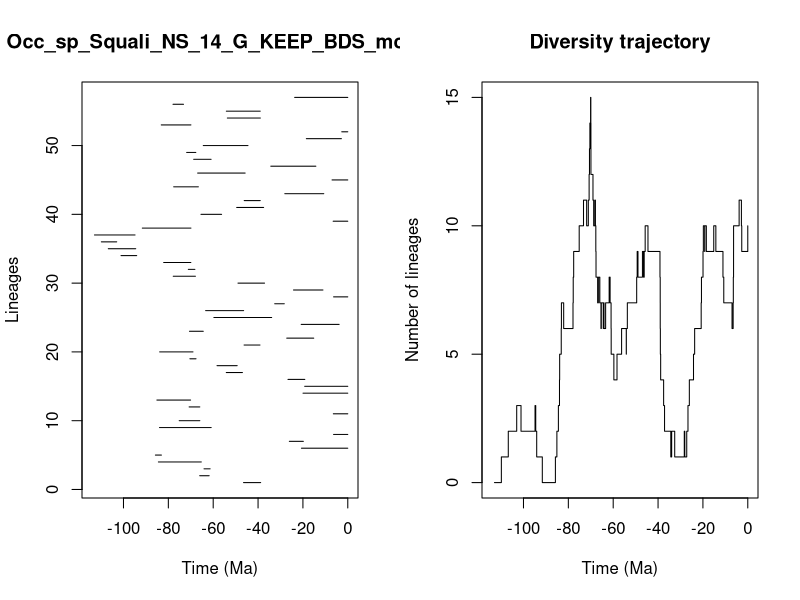

Write R code to recreate this figure.


pdf(file='../Results/Species_NS/5_MA_bins_EP/pyrate_mcmc_logs/Occ_sp_Squali_NS_14_G_KEEP_BDS_mcmc_LTT.pdf',width=0.6*20, height=0.6*10)
title = "Occ_sp_Squali_NS_14_G_KEEP_BDS_mcmc"
ts=c(46.47710701336409, 66.01805865337512,64.08931122823545,84.438089426331,85.76941801176991,20.65168545474301,26.055211409426263,6.3386008571185135,83.94829940547554,75.15985321661044,6.443687197320942,70.73718484672617,85.10740080066208,19.956676194764125,19.213672983769587,26.661528058544285,54.17454764489665,58.30157473293918,70.3934539958227,83.87192132073959,46.232654444867116,27.2139932124528,70.57831838939782,20.776722244979435,59.702912420750806,63.3749974024963,32.57844233116426,6.329948362617693,24.198088533169926,48.95277114652912,77.82243066560738,71.09256730938752,82.0800588059197,101.10031991644433,106.77506395909751,109.86349684735505,112.93606811882373,91.60509298845294,6.524478037035462,65.45736535007437,49.531396122982976,46.18001999766699,28.075233765702816,77.62116895731525,7.018131018992684,66.93506367179172,34.322520998472086,68.70230271245289,71.8338688523678,64.43200966884578,18.47511445701131,2.6854692936146205,83.163741908391,53.69724134798553,54.14341517112362,77.9219345683145,23.686647809195716)
te=c(38.84042141104568, 61.80487880254428,61.37508182125064,65.30429646769016,83.08700935509479,0.0,19.806826545136662,0.0,60.90060577586059,65.96295269711042,0.0,65.96957707270293,70.0815245164696,0.0,0.0,19.150408172974696,46.962755161339054,49.30831971916152,67.66084782010208,69.01866055122477,39.14725076894681,15.173901024971766,64.41694046675644,3.8554126188682645,33.93236337259225,46.43533003065402,28.310836204354185,0.0,11.068349331214739,37.107005722473794,67.9277863333448,68.16125717329507,69.96852850295231,94.10732550490864,94.53527413936487,103.0212004041292,94.8461082780702,69.92762360766777,0.0,56.257112988973404,37.51912641645549,39.03251163615425,10.70342989532538,66.61712614118558,0.0,45.747918193244324,14.23373375824051,60.94655961224984,67.7503475034926,44.49831575721704,2.8405339848825975,0.0,69.93582661734877,38.97859440971684,39.042789588861915,73.23917862092483,0.0)
div_traj=c(0, 1,2,3,2,3,2,1,0,1,2,3,4,5,6,7,6,7,8,9,10,11,10,11,12,13,14,15,14,13,12,11,10,11,10,9,8,7,8,7,8,7,6,7,6,7,6,7,8,7,6,5,4,5,6,5,6,7,8,9,8,9,8,9,8,9,10,9,8,7,6,5,4,3,2,1,2,1,2,1,2,3,4,5,6,7,8,9,10,9,10,9,10,9,8,7,6,7,8,9,10,11,10,9,10)
time_events=c(112.93606811882373, 109.86349684735505,106.77506395909751,103.0212004041292,101.10031991644433,94.8461082780702,94.53527413936487,94.10732550490864,91.60509298845294,85.76941801176991,85.10740080066208,84.438089426331,83.94829940547554,83.87192132073959,83.163741908391,83.08700935509479,82.0800588059197,77.9219345683145,77.82243066560738,77.62116895731525,75.15985321661044,73.23917862092483,71.8338688523678,71.09256730938752,70.73718484672617,70.57831838939782,70.3934539958227,70.0815245164696,69.96852850295231,69.93582661734877,69.92762360766777,69.01866055122477,68.70230271245289,68.16125717329507,67.9277863333448,67.7503475034926,67.66084782010208,66.93506367179172,66.61712614118558,66.01805865337512,65.96957707270293,65.96295269711042,65.45736535007437,65.30429646769016,64.43200966884578,64.41694046675644,64.08931122823545,63.3749974024963,61.80487880254428,61.37508182125064,60.94655961224984,60.90060577586059,59.702912420750806,58.30157473293918,56.257112988973404,54.17454764489665,54.14341517112362,53.69724134798553,49.531396122982976,49.30831971916152,48.95277114652912,46.962755161339054,46.47710701336409,46.43533003065402,46.232654444867116,46.18001999766699,45.747918193244324,44.49831575721704,39.14725076894681,39.042789588861915,39.03251163615425,38.97859440971684,38.84042141104568,37.51912641645549,37.107005722473794,34.322520998472086,33.93236337259225,32.57844233116426,28.310836204354185,28.075233765702816,27.2139932124528,26.661528058544285,26.055211409426263,24.198088533169926,23.686647809195716,20.776722244979435,20.65168545474301,19.956676194764125,19.806826545136662,19.213672983769587,19.150408172974696,18.47511445701131,15.173901024971766,14.23373375824051,11.068349331214739,10.70342989532538,7.018131018992684,6.524478037035462,6.443687197320942,6.3386008571185135,6.329948362617693,3.8554126188682645,2.8405339848825975,2.6854692936146205,0.0)
                par(mfrow=c(1,2))
                L = length(ts)
                plot(ts, 1:L , xlim=c(-max(ts)-1,0), pch=20, type="n", main=title,xlab="Time (Ma)",ylab="Lineages")
                for (i in 1:L){segments(x0=-te[i],y0=i,x1=-ts[i],y1=i)}    
                t = -time_events
                plot(div_traj ~ t,type="s", main = "Diversity trajectory",xlab="Time (Ma)",ylab="Number of lineages",xlim=c(-max(ts)-1,0))
                abline(v=c(65,200,251,367,445),lty=2,col="gray")
                
